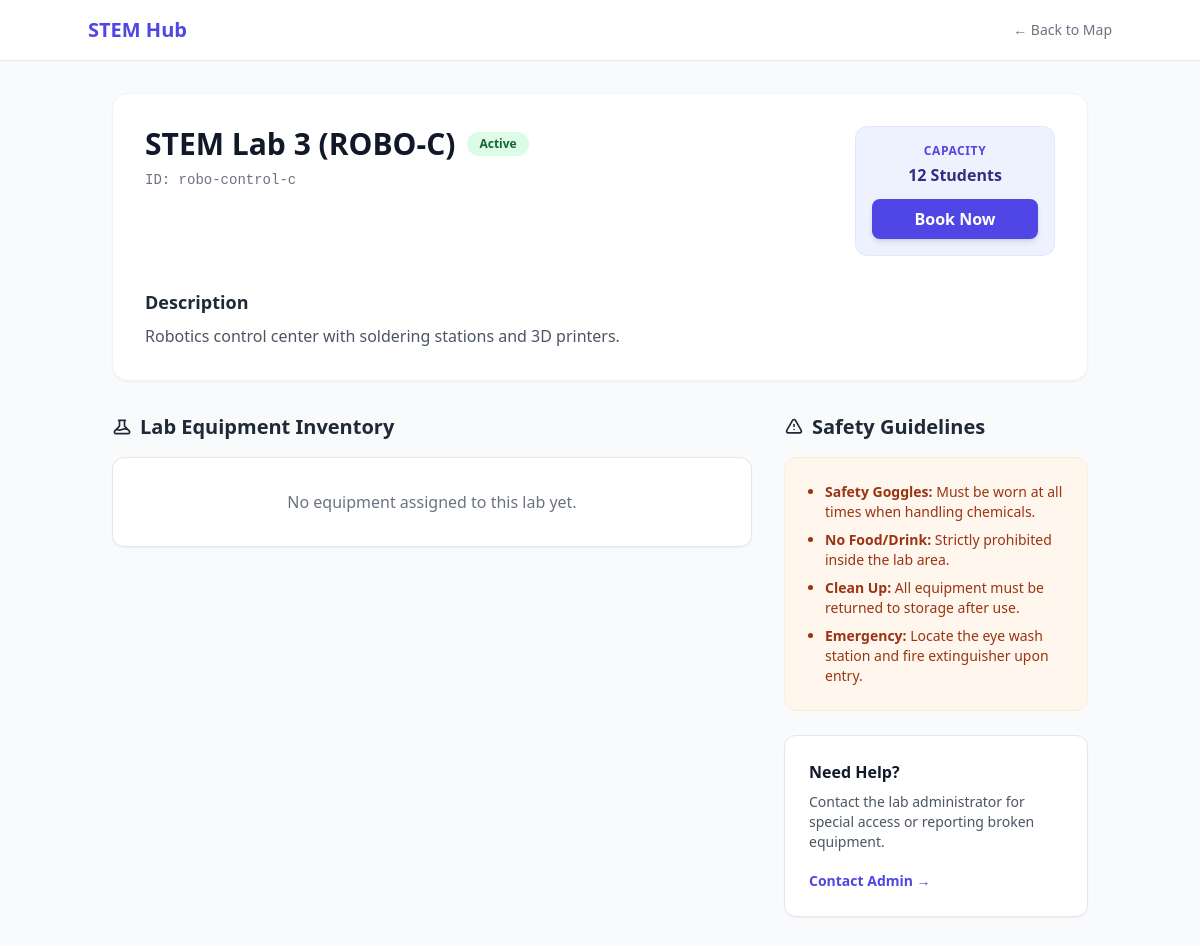
Before: /labs/robo-control-c/ with the older database file.
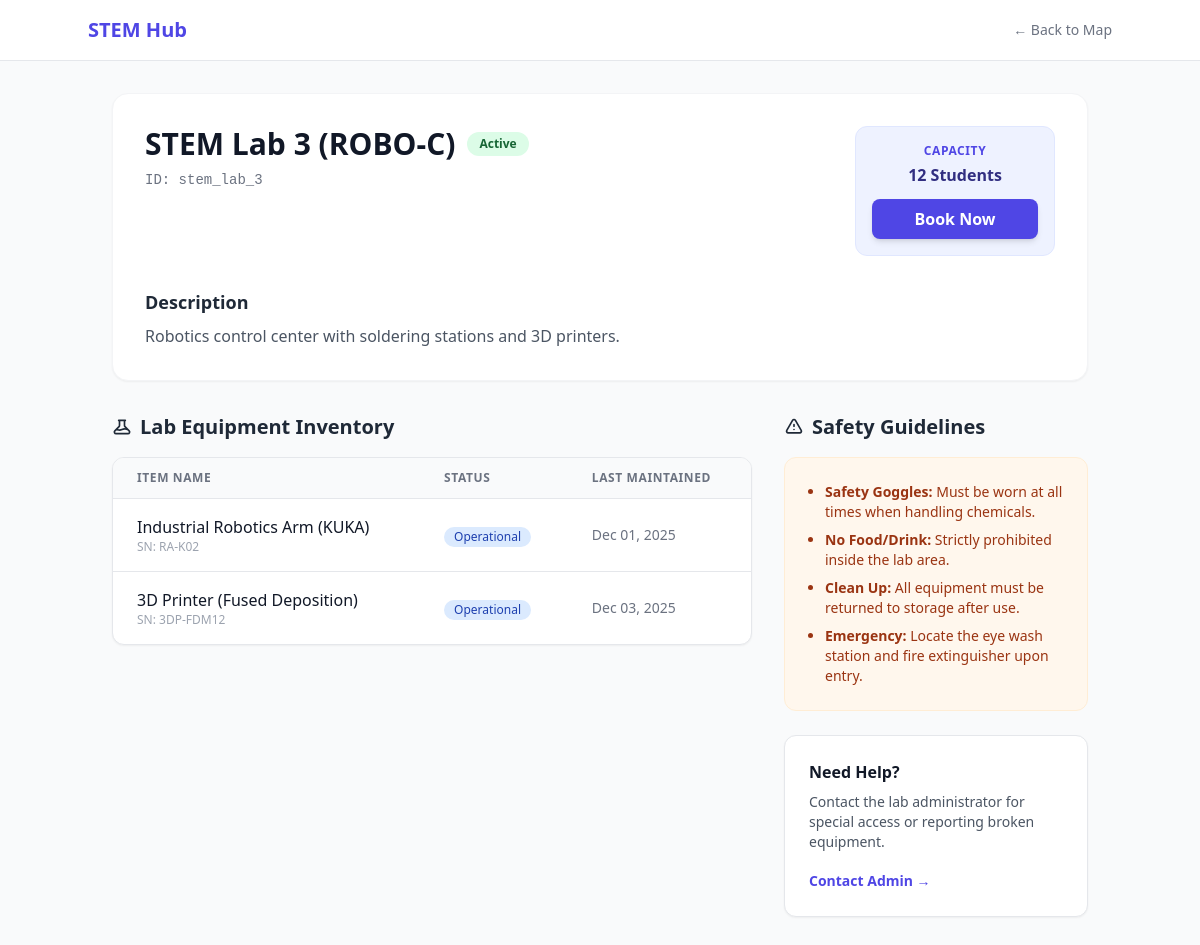
After: the same page with the newer database file.
### labs/models.py (models this page shows, shortened)
class Lab(models.Model):
    name = models.CharField(max_length=200)
    slug = models.SlugField(unique=True)
    capacity = models.PositiveIntegerField()
    description = models.TextField()
    map_svg_id = models.CharField(max_length=50, unique=True, help_text="Matches ID in Figma SVG")
    is_active = models.BooleanField(default=True)

class Equipment(models.Model):
    lab = models.ForeignKey(Lab, related_name='equipment', on_delete=models.SET_NULL, null=True)
    name = models.CharField(max_length=200)
    serial_number = models.CharField(max_length=100, unique=True)
    is_operational = models.BooleanField(default=True)
    last_maintenance = models.DateField()

### labs/views.py (the view)
# urls.py: path('<slug:slug>/', views.lab_detail, name='detail'),
def lab_detail(request, slug):
    lab = get_object_or_404(Lab, slug=slug)
    return render(request, 'labs/lab.html', {'lab': lab})

### CORE/templates/labs/Lab.html (shortened to what this page needs)
{% load static %}
<!DOCTYPE html>
<html lang="en">
<head>
    <script src="https://cdn.tailwindcss.com"></script>
</head>
<body class="bg-gray-50 text-gray-800 font-sans">
    <nav class="bg-white border-b border-gray-200 px-6 py-4 mb-8">
        <div class="max-w-5xl mx-auto flex justify-between items-center">
            <a href="{% url 'home' %}" class="font-bold text-xl text-indigo-600">STEM Hub</a>
            <a href="{% url 'labs:index' %}" class="text-sm text-gray-500 hover:text-indigo-600">&larr; Back to Map</a>
        </div>
    </nav>
    <main class="max-w-5xl mx-auto px-6 pb-12">
        <div class="bg-white rounded-2xl shadow-sm border border-gray-100 p-8 mb-8">
            <div class="flex flex-col md:flex-row justify-between md:items-start gap-6">
                <div>
                    <div class="flex items-center gap-3 mb-2">
                        <h1 class="text-3xl font-extrabold text-gray-900">{{ lab.name }}</h1>
                        {% if lab.is_active %}
                            <span class="px-3 py-1 bg-green-100 text-green-800 text-xs font-semibold rounded-full">Active</span>
                        {% else %}
                            <span class="px-3 py-1 bg-red-100 text-red-800 text-xs font-semibold rounded-full">Maintenance/Unavailable</span>
                        {% endif %}
                    </div>
                    <p class="text-gray-500 text-sm font-mono">ID: {{ lab.map_svg_id }}</p>
                </div>
                <div class="bg-indigo-50 p-4 rounded-xl border border-indigo-100 min-w-[200px] text-center">
                    <p class="text-xs text-indigo-600 uppercase font-bold tracking-wider mb-1">Capacity</p>
                    <p class="2xl font-bold text-indigo-900 mb-3">{{ lab.capacity }} Students</p>
                    {% if lab.is_active %}
                        <a href="/reservations/book/?lab_id={{ lab.id }}" class="block w-full py-2 bg-indigo-600 hover:bg-indigo-700 text-white font-semibold rounded-lg transition shadow-md">
                            Book Now
                        </a>
                    {% else %}
                        <button disabled class="block w-full py-2 bg-gray-300 text-gray-500 font-semibold rounded-lg cursor-not-allowed">
                            Unavailable
                        </button>
                    {% endif %}
                </div>
            </div>
            <div class="mt-8 prose prose-indigo max-w-none text-gray-600">
                <h3 class="text-lg font-bold text-gray-800 mb-2">Description</h3>
                <p>{{ lab.description|linebreaks }}</p>
            </div>
        </div>
        <div class="grid grid-cols-1 lg:grid-cols-3 gap-8">
            <div class="lg:col-span-2">
                <h2 class="text-xl font-bold text-gray-800 mb-4 flex items-center gap-2">
                    Lab Equipment Inventory
                </h2>
                <div class="bg-white rounded-xl shadow-sm border border-gray-200 overflow-hidden">
                    {% if lab.equipment.all %}
                        <table class="w-full text-left">
                            <thead class="bg-gray-50 border-b border-gray-200">
                                <tr>
                                    <th class="px-6 py-3 text-xs font-semibold text-gray-500 uppercase tracking-wider">Item Name</th>
                                    <th class="px-6 py-3 text-xs font-semibold text-gray-500 uppercase tracking-wider">Status</th>
                                    <th class="px-6 py-3 text-xs font-semibold text-gray-500 uppercase tracking-wider">Last Maintained</th>
                                </tr>
                            </thead>
                            <tbody class="divide-y divide-gray-200">
                                {% for item in lab.equipment.all %}
                                <tr class="hover:bg-gray-50 transition">
                                    <td class="px-6 py-4">
                                        <div class="font-medium text-gray-900">{{ item.name }}</div>
                                        <div class="text-xs text-gray-400">SN: {{ item.serial_number }}</div>
                                    </td>
                                    <td class="px-6 py-4">
                                        {% if item.is_operational %}
                                            <span class="inline-flex items-center px-2.5 py-0.5 rounded-full text-xs font-medium bg-blue-100 text-blue-800">
                                                Operational
                                            </span>
                                        {% else %}
                                            <span class="inline-flex items-center px-2.5 py-0.5 rounded-full text-xs font-medium bg-red-100 text-red-800">
                                                Unavailable/Broken
                                            </span>
                                        {% endif %}
                                    </td>
                                    <td class="px-6 py-4 text-sm text-gray-500">
                                        {{ item.last_maintenance|date:"M d, Y" }}
                                    </td>
                                </tr>
                                {% endfor %}
                            </tbody>
                        </table>
                    {% else %}
                        <div class="p-8 text-center text-gray-500">
                            No equipment assigned to this lab yet.
                        </div>
                    {% endif %}
                </div>
            </div>
            <div>
                <h2 class="text-xl font-bold text-gray-800 mb-4 flex items-center gap-2">
                    <svg class="w-5 h-5" fill="none" stroke="currentColor" viewBox="0 0 24 24"><path stroke-linecap="round" stroke-linejoin="round" stroke-width="2" d="M12 9v2m0 4h.01m-6.938 4h13.856c1.54 0 2.502-1.667 1.732-3L13.732 4c-.77-1.333-2.694-1.333-3.464 0L3.34 16c-.77 1.333.192 3 1.732 3z"></path></svg>
                    Safety Guidelines
                </h2>
                <div class="bg-orange-50 rounded-xl p-6 border border-orange-100 text-orange-800">
                    <ul class="list-disc list-outside ml-4 space-y-2 text-sm">
                        <li><strong>Safety Goggles:</strong> Must be worn at all times when handling chemicals.</li>
                        <li><strong>No Food/Drink:</strong> Strictly prohibited inside the lab area.</li>
                        <li><strong>Clean Up:</strong> All equipment must be returned to storage after use.</li>
                        <li><strong>Emergency:</strong> Locate the eye wash station and fire extinguisher upon entry.</li>
                    </ul>
                </div>
                <div class="mt-6 bg-white rounded-xl p-6 border border-gray-200 shadow-sm">
                    <h3 class="font-bold text-gray-900 mb-2">Need Help?</h3>
                    <p class="text-sm text-gray-600 mb-4">Contact the lab administrator for special access or reporting broken equipment.</p>
                    <a href="mailto:admin@stemhub.edu" class="text-sm font-semibold text-indigo-600 hover:text-indigo-800">Contact Admin &rarr;</a>
                </div>
            </div>
        </div>
    </main>
</body>
</html>

Changed rows visible on the page:
changed Lab "STEM Lab 3 (ROBO-C)": map_svg_id "robo-control-c" → "stem_lab_3"
added Equipment: name "Industrial Robotics Arm (KUKA)", serial_number "RA-K02", is_operational "Operational", last_maintenance "Dec 01, 2025"
added Equipment: name "3D Printer (Fused Deposition)", serial_number "3DP-FDM12", is_operational "Operational", last_maintenance "Dec 03, 2025"
Other visible differences:
text no longer shown: "No equipment assigned to this lab yet."
text now shown: "ITEM NAME STATUS LAST MAINTAINED"
